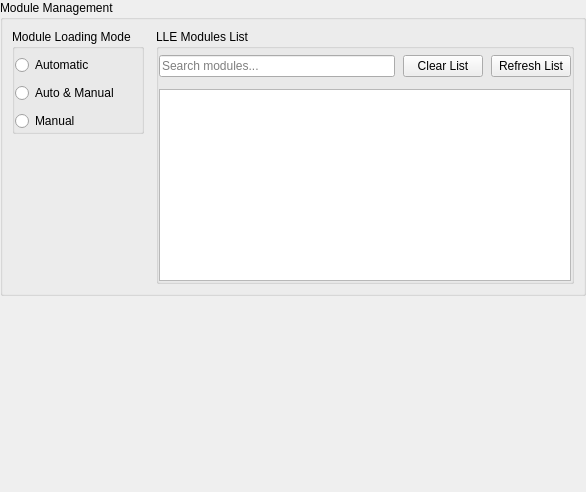
           <widget class="QWidget" name="core_scroll_contents">
            <property name="geometry">
             <rect>
              <x>0</x>
              <y>0</y>
              <width>586</width>
              <height>492</height>
             </rect>
            </property>
            <layout class="QVBoxLayout" name="core_tab_content_layout">
             <property name="spacing">
              <number>9</number>
             </property>
             <property name="leftMargin">
              <number>0</number>
             </property>
             <property name="topMargin">
              <number>0</number>
             </property>
             <property name="rightMargin">
              <number>0</number>
             </property>
             <property name="bottomMargin">
              <number>0</number>
             </property>
             <item>
              <widget class="QGroupBox" name="gb_core_modules_section">
               <property name="title">
                <string>Module Management</string>
               </property>
               <layout class="QHBoxLayout" name="gb_core_modules_section_layout">
                <property name="spacing">
                 <number>12</number>
                </property>
                <item alignment="Qt::AlignmentFlag::AlignTop">
                 <widget class="QGroupBox" name="gb_modules_mode">
                  <property name="title">
                   <string>Module Loading Mode</string>
                  </property>
                  <property name="flat">
                   <bool>true</bool>
                  </property>
                  <layout class="QVBoxLayout" name="gb_modules_mode_layout">
                   <property name="spacing">
                    <number>8</number>
                   </property>
                   <property name="leftMargin">
                    <number>0</number>
                   </property>
                   <property name="topMargin">
                    <number>6</number>
                   </property>
                   <property name="rightMargin">
                    <number>0</number>
                   </property>
                   <property name="bottomMargin">
                    <number>0</number>
                   </property>
                   <item>
                    <widget class="QRadioButton" name="rb_modules_automatic">
                     <property name="text">
                      <string>Automatic</string>
                     </property>
                    </widget>
                   </item>
                   <item>
                    <widget class="QRadioButton" name="rb_modules_auto_manual">
                     <property name="text">
                      <string>Auto &amp;&amp; Manual</string>
                     </property>
                    </widget>
                   </item>
                   <item>
                    <widget class="QRadioButton" name="rb_modules_manual">
                     <property name="text">
                      <string>Manual</string>
                     </property>
                    </widget>
                   </item>
                  </layout>
                 </widget>
                </item>
                <item alignment="Qt::AlignmentFlag::AlignTop">
                 <widget class="QGroupBox" name="gb_modules_list">
                  <property name="title">
                   <string>LLE Modules List</string>
                  </property>
                  <property name="flat">
                   <bool>true</bool>
                  </property>
                  <layout class="QVBoxLayout" name="gb_modules_list_layout">
                   <property name="spacing">
                    <number>12</number>
                   </property>
                   <property name="leftMargin">
                    <number>0</number>
                   </property>
                   <property name="topMargin">
                    <number>6</number>
                   </property>
                   <property name="rightMargin">
                    <number>0</number>
                   </property>
                   <property name="bottomMargin">
                    <number>0</number>
                   </property>
                   <item>
                    <layout class="QHBoxLayout" name="modules_search_layout">
                     <property name="spacing">
                      <number>8</number>
                     </property>
                     <item>
                      <widget class="QLineEdit" name="modules_search_bar">
                       <property name="placeholderText">
                        <string>Search modules...</string>
                       </property>
                      </widget>
                     </item>
                     <item>
                      <widget class="QPushButton" name="clear_modules_list">
                       <property name="text">
                        <string>Clear List</string>
                       </property>
                      </widget>
                     </item>
                     <item>
                      <widget class="QPushButton" name="refresh_modules_list">
                       <property name="text">
                        <string>Refresh List</string>
                       </property>
                      </widget>
                     </item>
                    </layout>
                   </item>
                   <item>
                    <widget class="QListWidget" name="modules_list"/>
                   </item>
                  </layout>
                 </widget>
                </item>
               </layout>
              </widget>
             </item>
             <item>
              <spacer name="core_tab_content_spacer">
               <property name="orientation">
                <enum>Qt::Orientation::Vertical</enum>
               </property>
               <property name="sizeHint" stdset="0">
                <size>
                 <width>20</width>
                 <height>40</height>
                </size>
               </property>
              </spacer>
             </item>
            </layout>
           </widget>
